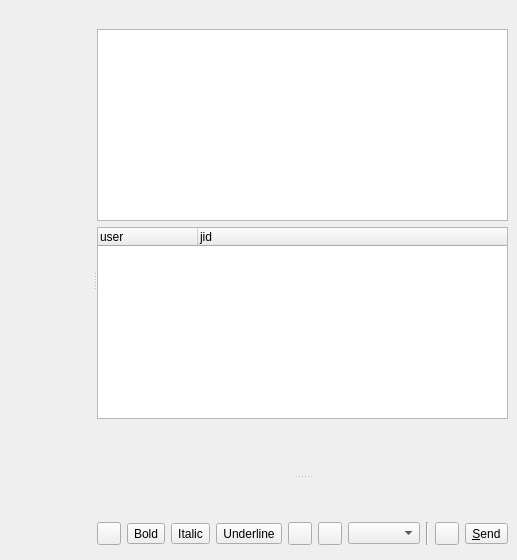
<ui version="4.0" >
 <class>groupchatwidget</class>
 <widget class="QWidget" name="groupchatwidget" >
  <property name="geometry" >
   <rect>
    <x>0</x>
    <y>0</y>
    <width>517</width>
    <height>560</height>
   </rect>
  </property>
  <property name="focusPolicy" >
   <enum>Qt::StrongFocus</enum>
  </property>
  <property name="windowTitle" >
   <string>Form</string>
  </property>
  <layout class="QGridLayout" >
   <property name="margin" >
    <number>9</number>
   </property>
   <property name="spacing" >
    <number>6</number>
   </property>
   <item rowspan="2" row="0" column="0" colspan="2" >
    <widget class="QSplitter" name="splitter_2" >
     <property name="orientation" >
      <enum>Qt::Horizontal</enum>
     </property>
     <widget class="QWidget" native="1" name="gameWidget" >
      <property name="sizePolicy" >
       <sizepolicy>
        <hsizetype>7</hsizetype>
        <vsizetype>7</vsizetype>
        <horstretch>0</horstretch>
        <verstretch>0</verstretch>
       </sizepolicy>
      </property>
     </widget>
     <widget class="QWidget" name="" >
      <layout class="QVBoxLayout" >
       <property name="margin" >
        <number>0</number>
       </property>
       <property name="spacing" >
        <number>6</number>
       </property>
       <item>
        <widget class="QLabel" name="disco_info" >
         <property name="text" >
          <string/>
         </property>
        </widget>
       </item>
       <item>
        <widget class="QTextBrowser" name="info" >
         <property name="minimumSize" >
          <size>
           <width>0</width>
           <height>1</height>
          </size>
         </property>
         <property name="toolTip" >
          <string>Every multi-user chat can have topic of its discussion</string>
         </property>
         <property name="openExternalLinks" >
          <bool>true</bool>
         </property>
        </widget>
       </item>
       <item>
        <widget class="QTreeWidget" name="users" >
         <property name="horizontalScrollBarPolicy" >
          <enum>Qt::ScrollBarAlwaysOff</enum>
         </property>
         <property name="iconSize" >
          <size>
           <width>32</width>
           <height>32</height>
          </size>
         </property>
         <property name="indentation" >
          <number>0</number>
         </property>
         <property name="rootIsDecorated" >
          <bool>false</bool>
         </property>
         <column>
          <property name="text" >
           <string>user</string>
          </property>
         </column>
         <column>
          <property name="text" >
           <string>jid</string>
          </property>
         </column>
        </widget>
       </item>
       <item>
        <widget class="QSplitter" name="splitter" >
         <property name="orientation" >
          <enum>Qt::Vertical</enum>
         </property>
         <widget class="QWidget" native="1" name="viewWidget" />
         <widget class="QWidget" name="layoutWidget" >
          <layout class="QVBoxLayout" >
           <property name="margin" >
            <number>0</number>
           </property>
           <property name="spacing" >
            <number>6</number>
           </property>
           <item>
            <widget class="QWidget" native="1" name="lineWidget" >
             <property name="minimumSize" >
              <size>
               <width>0</width>
               <height>10</height>
              </size>
             </property>
            </widget>
           </item>
           <item>
            <layout class="QHBoxLayout" >
             <property name="margin" >
              <number>0</number>
             </property>
             <property name="spacing" >
              <number>6</number>
             </property>
             <item>
              <spacer>
               <property name="orientation" >
                <enum>Qt::Horizontal</enum>
               </property>
               <property name="sizeHint" >
                <size>
                 <width>40</width>
                 <height>20</height>
                </size>
               </property>
              </spacer>
             </item>
             <item>
              <widget class="QToolButton" name="linkButton" >
               <property name="icon" >
                <iconset>images/16x16/actions/anchor.png</iconset>
               </property>
               <property name="popupMode" >
                <enum>QToolButton::InstantPopup</enum>
               </property>
               <property name="toolButtonStyle" >
                <enum>Qt::ToolButtonIconOnly</enum>
               </property>
              </widget>
             </item>
             <item>
              <widget class="QToolButton" name="boldButton" >
               <property name="focusPolicy" >
                <enum>Qt::NoFocus</enum>
               </property>
               <property name="text" >
                <string>Bold</string>
               </property>
               <property name="icon" >
                <iconset>images/16x16/actions/format-text-bold.png</iconset>
               </property>
               <property name="checkable" >
                <bool>true</bool>
               </property>
               <property name="toolButtonStyle" >
                <enum>Qt::ToolButtonIconOnly</enum>
               </property>
              </widget>
             </item>
             <item>
              <widget class="QToolButton" name="italicButton" >
               <property name="focusPolicy" >
                <enum>Qt::NoFocus</enum>
               </property>
               <property name="text" >
                <string>Italic</string>
               </property>
               <property name="icon" >
                <iconset>images/16x16/actions/format-text-italic.png</iconset>
               </property>
               <property name="checkable" >
                <bool>true</bool>
               </property>
               <property name="toolButtonStyle" >
                <enum>Qt::ToolButtonIconOnly</enum>
               </property>
              </widget>
             </item>
             <item>
              <widget class="QToolButton" name="underlineButton" >
               <property name="focusPolicy" >
                <enum>Qt::NoFocus</enum>
               </property>
               <property name="text" >
                <string>Underline</string>
               </property>
               <property name="icon" >
                <iconset>images/16x16/actions/format-text-underline.png</iconset>
               </property>
               <property name="checkable" >
                <bool>true</bool>
               </property>
               <property name="toolButtonStyle" >
                <enum>Qt::ToolButtonIconOnly</enum>
               </property>
              </widget>
             </item>
             <item>
              <widget class="QToolButton" name="colorButton" >
               <property name="popupMode" >
                <enum>QToolButton::InstantPopup</enum>
               </property>
               <property name="toolButtonStyle" >
                <enum>Qt::ToolButtonIconOnly</enum>
               </property>
              </widget>
             </item>
             <item>
              <widget class="QToolButton" name="backgroundButton" >
               <property name="popupMode" >
                <enum>QToolButton::InstantPopup</enum>
               </property>
               <property name="toolButtonStyle" >
                <enum>Qt::ToolButtonIconOnly</enum>
               </property>
              </widget>
             </item>
             <item>
              <widget class="QComboBox" name="fontSize" />
             </item>
             <item>
              <widget class="Line" name="line" >
               <property name="orientation" >
                <enum>Qt::Vertical</enum>
               </property>
              </widget>
             </item>
             <item>
              <widget class="QToolButton" name="smileys" >
               <property name="toolTip" >
                <string>You can add emoticons by clicking here</string>
               </property>
               <property name="icon" >
                <iconset>images/16x16/emotes/biggrin.png</iconset>
               </property>
               <property name="checkable" >
                <bool>true</bool>
               </property>
               <property name="popupMode" >
                <enum>QToolButton::InstantPopup</enum>
               </property>
              </widget>
             </item>
             <item>
              <widget class="QToolButton" name="sendButton" >
               <property name="text" >
                <string>&amp;Send</string>
               </property>
               <property name="icon" >
                <iconset>images/16x16/actions/send.png</iconset>
               </property>
               <property name="toolButtonStyle" >
                <enum>Qt::ToolButtonTextBesideIcon</enum>
               </property>
              </widget>
             </item>
            </layout>
           </item>
          </layout>
         </widget>
        </widget>
       </item>
       <item>
        <widget class="QWidget" native="1" name="pluginWidget" />
       </item>
      </layout>
     </widget>
    </widget>
   </item>
   <item row="1" column="1" >
    <widget class="QLabel" name="selfAvatar" >
     <property name="sizePolicy" >
      <sizepolicy>
       <hsizetype>0</hsizetype>
       <vsizetype>0</vsizetype>
       <horstretch>0</horstretch>
       <verstretch>0</verstretch>
      </sizepolicy>
     </property>
     <property name="text" >
      <string/>
     </property>
    </widget>
   </item>
  </layout>
 </widget>
 <resources/>
 <connections/>
</ui>
